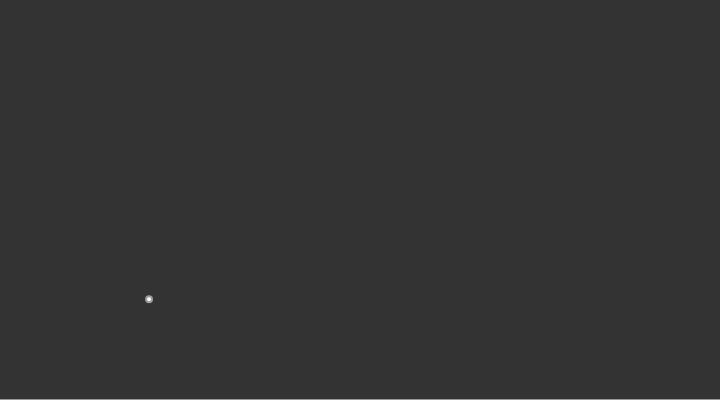
Frame 1 (no input)
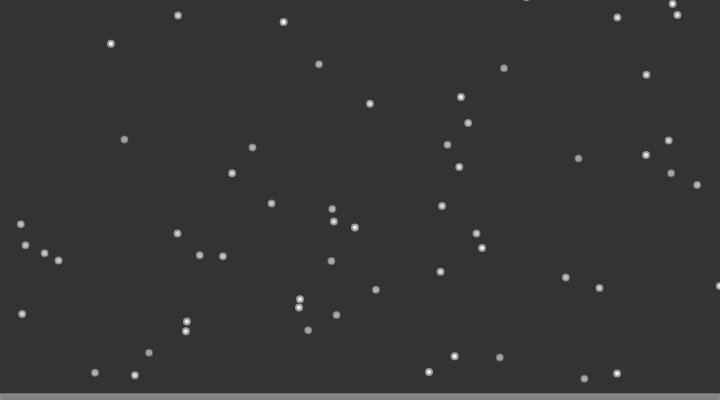
Frame 60 (no input)
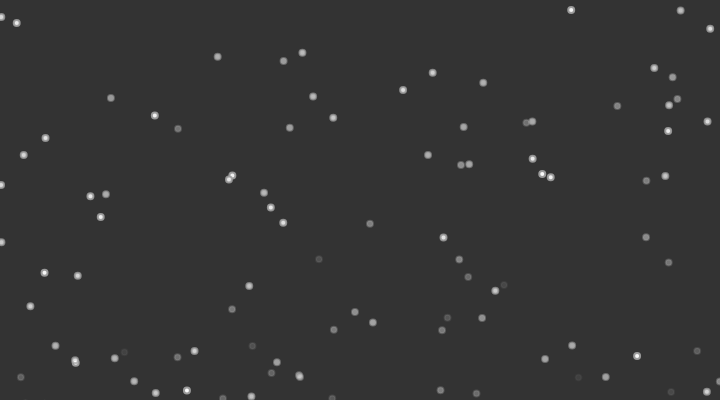
Frame 120 (the mouse pressed at the canvas centre since frame 60)

The p5.js sketch that drew these frames (run headless with seeded random() and noise() and a simulated clock; from frame 60 on, the mouse is pressed at the canvas centre):

// p5.js sketch
// ── sketch.js
let system;
let snow

function setup() {
  createCanvas(720, 400);
  system = new ParticleSystem(createVector(width / 2, 50));
  snow = new Snow();
}

function draw() {
  background(51);
  system.addParticle();
  system.run();
  snow.update();
  snow.sub();
  snow.display();
  
}

class Snow{
  constructor() {
    this.pos = createVector(0, height);    
  }
  
  update() {
    this.pos.y -= 0.1; 
  }
  
  sub() {
    if(mouseIsPressed){
      this.pos.y = this.pos.y +10;

    }
  }
  
  display() {
    fill(255, 100);
    rect(this.pos.x, this.pos.y, width, height);
  }
  
}

// 간단한 파티클 클래스



// ── Particle.js
class Particle {
  constructor(position) {
   this.acceleration = createVector(0, 0.05);
   this.velocity = createVector(0, random(-1, -0.5));
   this.position = createVector(random(0, width), random(0, height));
   this.lifespan = 255;
  }
  
  run() {
   this.update();
   this.display();
  }
  
  update() {
   this.velocity.add(this.acceleration);
   this.position.add(this.velocity);
   this.lifespan -= 2;
  }
  
  display() {
   stroke(155, this.lifespan);
   strokeWeight(2);
   fill(255, this.lifespan);
   ellipse(this.position.x, this.position.y, 6, 6); 
  }
  
  isDead() {
    return this.lifespan < 0;
  }
}




// ── ParticleSystem.js
class ParticleSystem {
  constructor(position) {
    this.origin = position.copy();
    this.particles = [];    
  }
  
  addParticle() {
    this.particles.push(new Particle(this.origin));
  }
  
  run() {
    for (let i = this.particles.length-1; i >= 0; i--) {
    let p = this.particles[i];
    p.run();
    if (p.isDead()) {
      this.particles.splice(i, 1);
    }
  }
  }
}
